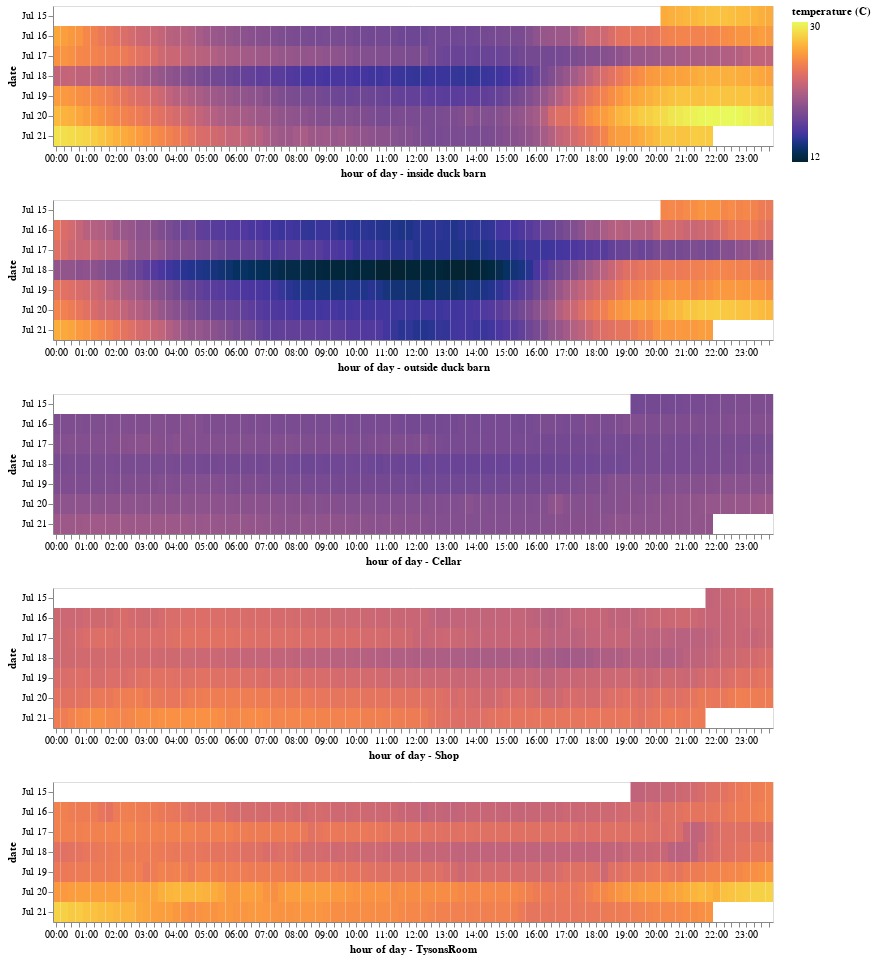

The code cell stored with this chart in its notebook:
### Code cell
f1 = alt.Chart(dfsub.reset_index()).mark_rect().encode(
    alt.X('hoursminutes(created_at):O', title='hour of day - inside duck barn'),
    alt.Y('monthdate(created_at):O', title='date'),
    alt.Color('DuckBarnTemp_Internal:Q', title='temperature (C)', scale=alt.Scale(range=palettable.cmocean.sequential.Thermal_20.hex_colors)),
    tooltip=['hoursminutes(created_at):O','monthdate(created_at):O','DuckBarnTemp_Internal:Q']
).properties(
    width=720
)

f2 = f1.encode(
    alt.X('hoursminutes(created_at):O', title='hour of day - outside duck barn'),
    alt.Color('DuckBarnTemp_External:Q', title='temperature (C)', scale=alt.Scale(range=palettable.cmocean.sequential.Thermal_20.hex_colors)),
    tooltip=['hoursminutes(created_at):O','monthdate(created_at):O','DuckBarnTemp_External:Q']
)


f3 = f1.encode(
    alt.X('hoursminutes(created_at):O', title='hour of day - Cellar'),
    alt.Color('CellarTemp:Q', title='temperature (C)', scale=alt.Scale(range=palettable.cmocean.sequential.Thermal_20.hex_colors)),
    tooltip=['hoursminutes(created_at):O','monthdate(created_at):O','CellarTemp:Q']
)

f4 = f1.encode(
    alt.X('hoursminutes(created_at):O', title='hour of day - Shop'),
    alt.Color('ShopTemp:Q', title='temperature (C)', scale=alt.Scale(range=palettable.cmocean.sequential.Thermal_20.hex_colors)),
    tooltip=['hoursminutes(created_at):O','monthdate(created_at):O','ShopTemp:Q']
)

f5 = f1.encode(
    alt.X('hoursminutes(created_at):O', title='hour of day - TysonsRoom'),
    alt.Color('TysonsRoomTemp:Q', title='temperature (C)', scale=alt.Scale(range=palettable.cmocean.sequential.Thermal_20.hex_colors)),
    tooltip=['hoursminutes(created_at):O','monthdate(created_at):O','TysonsRoomTemp:Q']
)

(f1 & f2 & f3 & f4 & f5)

### Figure 1 — Vega-Lite specification as saved in the notebook (floating-point values rounded to 4 significant figures; data arrays with more than 128 entries replaced by an {"elided": "..."} marker saying what was removed)
{"config": {"view": {"continuousWidth": 400, "continuousHeight": 300}}, "vconcat": [{"mark": "rect", "encoding": {"color": {"type": "quantitative", "field": "DuckBarnTemp_Internal", "scale": {"range": ["#042333", "#072C4D", "#12326F", "#273491", "#4635A0", "#5B3D9B", "#6E4794", "#804E8F", "#92558B", "#A65C86", "#BA627E", "#CE6971", "#E07163", "#EE7D53", "#F88E44", "#FBA13D", "#FBB73D", "#F8CD44", "#F1E44F", "#E8FA5B"]}, "title": "temperature (C)"}, "tooltip": [{"type": "ordinal", "field": "created_at", "timeUnit": "hoursminutes"}, {"type": "ordinal", "field": "created_at", "timeUnit": "monthdate"}, {"type": "quantitative", "field": "DuckBarnTemp_Internal"}], "x": {"type": "ordinal", "field": "created_at", "timeUnit": "hoursminutes", "title": "hour of day - inside duck barn"}, "y": {"type": "ordinal", "field": "created_at", "timeUnit": "monthdate", "title": "date"}}, "width": 720}, {"mark": "rect", "encoding": {"color": {"type": "quantitative", "field": "DuckBarnTemp_External", "scale": {"range": ["#042333", "#072C4D", "#12326F", "#273491", "#4635A0", "#5B3D9B", "#6E4794", "#804E8F", "#92558B", "#A65C86", "#BA627E", "#CE6971", "#E07163", "#EE7D53", "#F88E44", "#FBA13D", "#FBB73D", "#F8CD44", "#F1E44F", "#E8FA5B"]}, "title": "temperature (C)"}, "tooltip": [{"type": "ordinal", "field": "created_at", "timeUnit": "hoursminutes"}, {"type": "ordinal", "field": "created_at", "timeUnit": "monthdate"}, {"type": "quantitative", "field": "DuckBarnTemp_External"}], "x": {"type": "ordinal", "field": "created_at", "timeUnit": "hoursminutes", "title": "hour of day - outside duck barn"}, "y": {"type": "ordinal", "field": "created_at", "timeUnit": "monthdate", "title": "date"}}, "width": 720}, {"mark": "rect", "encoding": {"color": {"type": "quantitative", "field": "CellarTemp", "scale": {"range": ["#042333", "#072C4D", "#12326F", "#273491", "#4635A0", "#5B3D9B", "#6E4794", "#804E8F", "#92558B", "#A65C86", "#BA627E", "#CE6971", "#E07163", "#EE7D53", "#F88E44", "#FBA13D", "#FBB73D", "#F8CD44", "#F1E44F", "#E8FA5B"]}, "title": "temperature (C)"}, "tooltip": [{"type": "ordinal", "field": "created_at", "timeUnit": "hoursminutes"}, {"type": "ordinal", "field": "created_at", "timeUnit": "monthdate"}, {"type": "quantitative", "field": "CellarTemp"}], "x": {"type": "ordinal", "field": "created_at", "timeUnit": "hoursminutes", "title": "hour of day - Cellar"}, "y": {"type": "ordinal", "field": "created_at", "timeUnit": "monthdate", "title": "date"}}, "width": 720}, {"mark": "rect", "encoding": {"color": {"type": "quantitative", "field": "ShopTemp", "scale": {"range": ["#042333", "#072C4D", "#12326F", "#273491", "#4635A0", "#5B3D9B", "#6E4794", "#804E8F", "#92558B", "#A65C86", "#BA627E", "#CE6971", "#E07163", "#EE7D53", "#F88E44", "#FBA13D", "#FBB73D", "#F8CD44", "#F1E44F", "#E8FA5B"]}, "title": "temperature (C)"}, "tooltip": [{"type": "ordinal", "field": "created_at", "timeUnit": "hoursminutes"}, {"type": "ordinal", "field": "created_at", "timeUnit": "monthdate"}, {"type": "quantitative", "field": "ShopTemp"}], "x": {"type": "ordinal", "field": "created_at", "timeUnit": "hoursminutes", "title": "hour of day - Shop"}, "y": {"type": "ordinal", "field": "created_at", "timeUnit": "monthdate", "title": "date"}}, "width": 720}, {"mark": "rect", "encoding": {"color": {"type": "quantitative", "field": "TysonsRoomTemp", "scale": {"range": ["#042333", "#072C4D", "#12326F", "#273491", "#4635A0", "#5B3D9B", "#6E4794", "#804E8F", "#92558B", "#A65C86", "#BA627E", "#CE6971", "#E07163", "#EE7D53", "#F88E44", "#FBA13D", "#FBB73D", "#F8CD44", "#F1E44F", "#E8FA5B"]}, "title": "temperature (C)"}, "tooltip": [{"type": "ordinal", "field": "created_at", "timeUnit": "hoursminutes"}, {"type": "ordinal", "field": "created_at", "timeUnit": "monthdate"}, {"type": "quantitative", "field": "TysonsRoomTemp"}], "x": {"type": "ordinal", "field": "created_at", "timeUnit": "hoursminutes", "title": "hour of day - TysonsRoom"}, "y": {"type": "ordinal", "field": "created_at", "timeUnit": "monthdate", "title": "date"}}, "width": 720}], "data": {"name": "data-b9b170b3c665d632cc20ef73137e1d74"}, "$schema": "https://vega.github.io/schema/vega-lite/v4.8.1.json", "datasets": {"data-b9b170b3c665d632cc20ef73137e1d74": {"elided": "587 records"}}}
